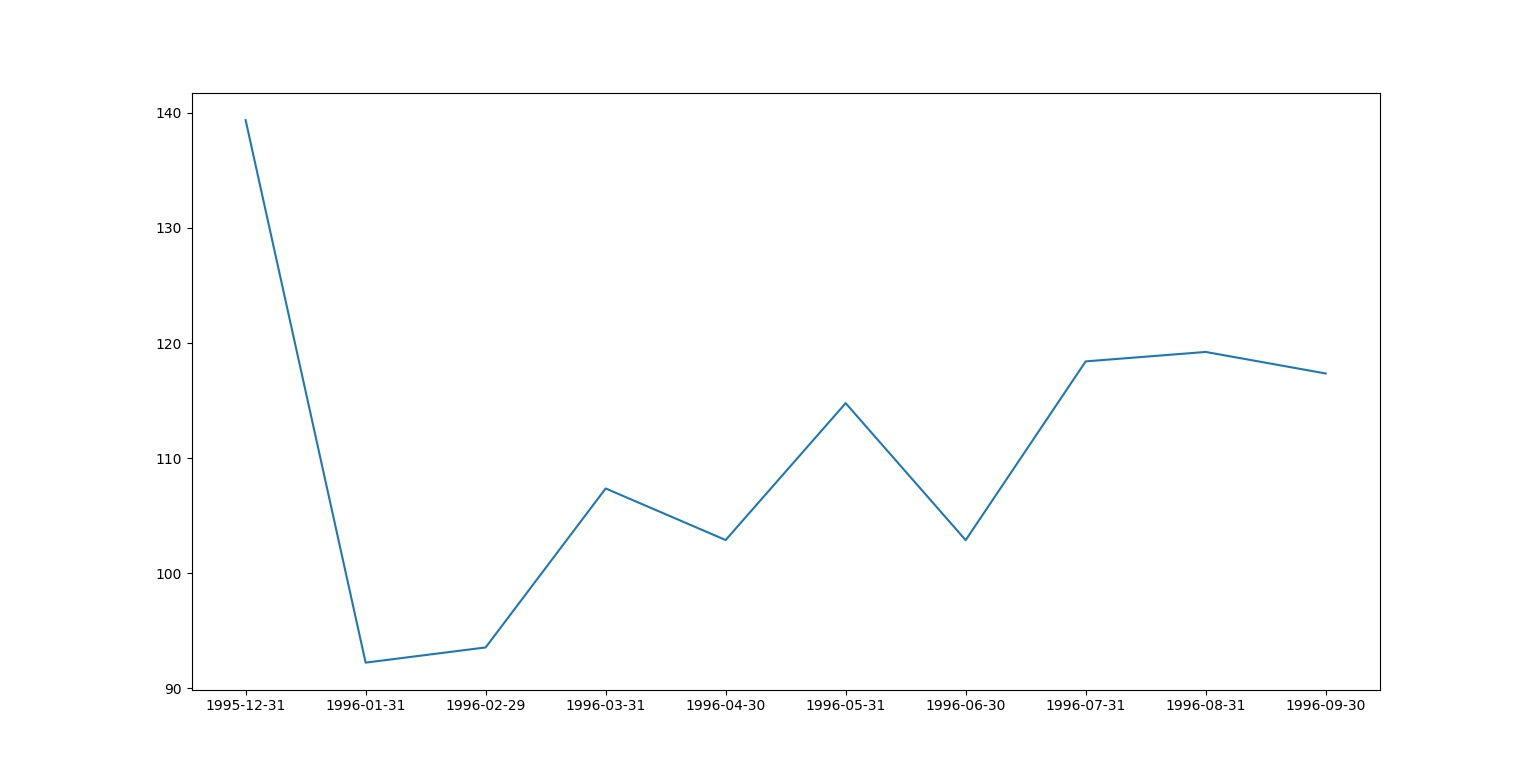

Python code for this plot:
import pandas as pd
import matplotlib.pyplot as plt
mtr = pd.read_csv("consumo.csv")
anos = mtr[143:153]
x = anos["data"]
y = anos["consumo"]
done = plt.plot(x, y)
plt.show(done)
